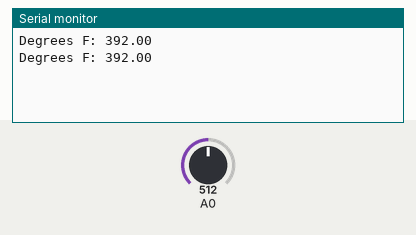
This sketch was run on a simulated Arduino Uno, built with avr-gcc and run on an emulated ATmega328P. On the bench: the last lines printed to the serial monitor. Inputs (shaded band) come from the test bench; at power-on: A0 = 512.

Above: at 1.8 s.
1.9 s: A0 set to 716
At 2.6 s:
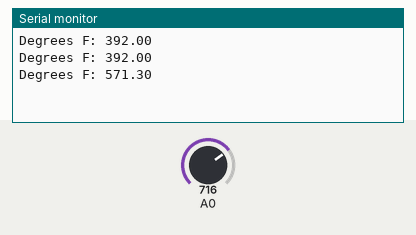
3.4 s: A0 set to 900
At 4.8 s:
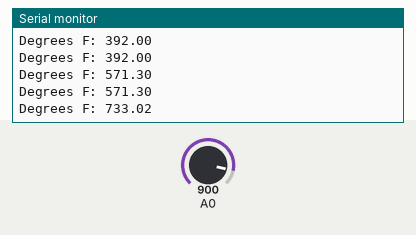
Timing chart, 0 to 6.4 s (numbered marks = the images above; inputs shaded):
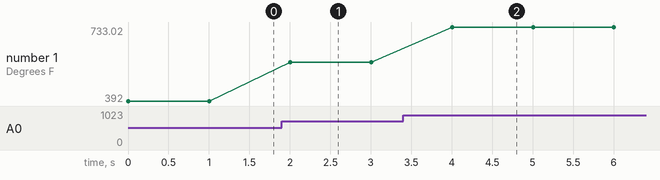

Measured:
- after the input at 1.9 s, the serial monitor: prints a new line after 0.10 s (image 1)
- after the input at 3.4 s, the serial monitor: prints a new line after 0.60 s (image 2)
- plotted number 1: 392 → 571.3 after the input at 1.9 s, 571.3 → 733.02 after the input at 3.4 s

The sketch:

temperatureSensor.ino.ino
```cpp
const int temperaturePin = 0;


void setup() {
  Serial.begin(9600);

}

void loop() {
  float voltage, degreesC, degreesF;

  voltage = getVoltage(temperaturePin);
  degreesC = (voltage - .5) * 100.0;
  degreesF = degreesC * (9.0/5.00) + 32.0;

  Serial.print("Degrees F: ");
  Serial.println(degreesF);

  delay(1000);

}

float getVoltage(int pin) {

  return (analogRead(pin) * 0.004882814);

}
```
